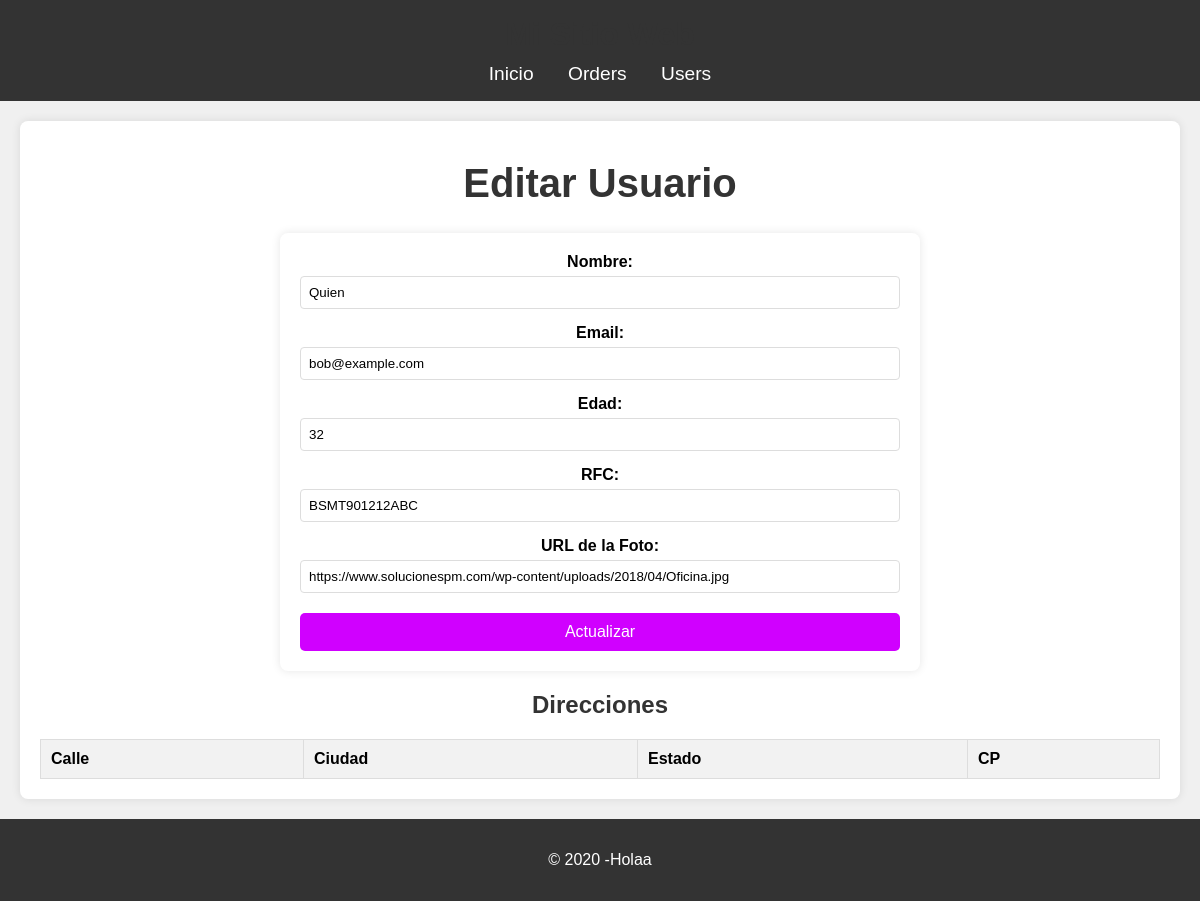
The page /users/users/edit/2/ on the database its author committed.
### users/models.py (models this page shows, shortened)
class User(models.Model):
    name = models.CharField(max_length=255)
    email = models.EmailField(unique=True)
    age = models.IntegerField()
    rfc = models.CharField(max_length=13, unique=True)
    photo = models.URLField()
    created_date = models.DateTimeField(auto_now_add=True)
    updated_date = models.DateTimeField(auto_now=True)

### users/views.py (the view)
# urls.py: path('users/edit/<int:user_id>/', views.edit_user, name='edit_user'),
def edit_user(request, user_id):
    user = get_object_or_404(User, id=user_id)
    return render(request, 'users/edit_user.html', {'user': user})

### templates/users/edit_user.html (shortened to what this page needs)
{% extends 'base/index.html' %}
{% load static %}
{% block styles %}
<link rel="stylesheet" href="{% static 'css/edit_user.css' %}">
{% endblock %}
{% block content %}
<h1>Editar Usuario</h1>
<form method="POST" action="{% url 'update_user' user.id %}">
    <div class="form-group">
        <label for="name">Nombre:</label>
        <input type="text" id="name" name="name" value="{{ user.name }}" required>
    </div>
    <div class="form-group">
        <label for="email">Email:</label>
        <input type="email" id="email" name="email" value="{{ user.email }}" required>
    </div>
    <div class="form-group">
        <label for="age">Edad:</label>
        <input type="number" id="age" name="age" value="{{ user.age }}" required>
    </div>
    <div class="form-group">
        <label for="rfc">RFC:</label>
        <input type="text" id="rfc" name="rfc" value="{{ user.rfc }}" required>
    </div>
    <div class="form-group">
        <label for="photo">URL de la Foto:</label>
        <input type="text" id="photo" name="photo" value="{{ user.photo }}" required>
    </div>
    <button type="submit">Actualizar</button>
</form>
<h2>Direcciones</h2>
<table>
    <thead>
        <tr>
            <th>Calle</th>
            <th>Ciudad</th>
            <th>Estado</th>
            <th>CP</th>
        </tr>
    </thead>
</table>
{% endblock %}

### static/css/index.css (style rules this page uses)
body { font-family: 'Arial', sans-serif; background-color: #f0f0f0; margin: 0; padding: 0; }
h1 { color: #333; margin-top: 50px; font-size: 2.5em; }
button { background-color: #a200ff; color: white; border: none; padding: 10px 20px; font-size: 1em; cursor: pointer; border-radius: 5px; margin-top: 20px; }

### static/css/edit_user.css (style rules this page uses)
body { font-family: 'Arial', sans-serif; background-color: #f0f0f0; margin: 0; padding: 0; }
h1, h2 { color: #333; text-align: center; margin-top: 20px; }
form { max-width: 600px; margin: 0 auto; padding: 20px; background-color: white; box-shadow: 0 0 10px rgba(0, 0, 0, 0.1); border-radius: 8px; }
.form-group { margin-bottom: 15px; }
.form-group label { display: block; margin-bottom: 5px; font-weight: bold; }
.form-group input { width: 100%; padding: 8px; box-sizing: border-box; border: 1px solid #ddd; border-radius: 4px; }
button { background-color: #d000ff; color: white; border: none; padding: 10px 20px; font-size: 1em; cursor: pointer; border-radius: 5px; margin-top: 20px; display: block; width: 100%; }
table { width: 100%; border-collapse: collapse; margin-top: 20px; }
table, th, td { border: 1px solid #ddd; }
th, td { padding: 10px; text-align: left; }
th { background-color: #f2f2f2; }

### rows shown on the page
User: name "Quien", email "bob@example.com", age "32", rfc "BSMT901212ABC", photo "https://www.solucionespm.com/wp-content/uploads/2018/04/Oficina.jpg"
